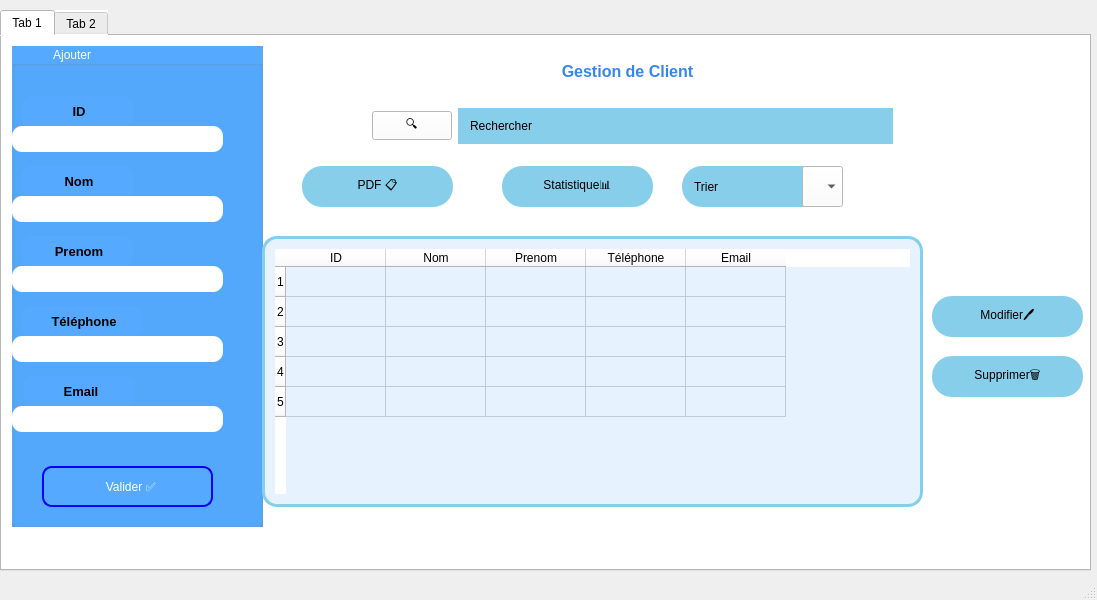
<?xml version="1.0" encoding="UTF-8"?>
<ui version="4.0">
 <class>MainWindow</class>
 <widget class="QMainWindow" name="MainWindow">
  <property name="geometry">
   <rect>
    <x>0</x>
    <y>0</y>
    <width>1097</width>
    <height>600</height>
   </rect>
  </property>
  <property name="windowTitle">
   <string>MainWindow</string>
  </property>
  <widget class="QWidget" name="centralwidget">
   <widget class="QTabWidget" name="tabWidget">
    <property name="geometry">
     <rect>
      <x>0</x>
      <y>10</y>
      <width>1091</width>
      <height>561</height>
     </rect>
    </property>
    <property name="styleSheet">
     <string notr="true">background-color: rgb(255, 255, 255);</string>
    </property>
    <widget class="QWidget" name="tab_3">
     <attribute name="title">
      <string>Tab 1</string>
     </attribute>
     <widget class="QGroupBox" name="groupBox">
      <property name="geometry">
       <rect>
        <x>10</x>
        <y>10</y>
        <width>251</width>
        <height>481</height>
       </rect>
      </property>
      <property name="styleSheet">
       <string notr="true">background-color: rgb(85, 170, 255);
font: 12pt &quot;Segoe UI&quot;;
color: rgb(255, 255, 255);
 background: qlineargradient( spread:pad,  x1:0, y1:0,   x2:1, y2:1, 
        stop:0 #87CEFA,  
        stop:1 #4682B4  
    );
</string>
      </property>
      <property name="title">
       <string>            Ajouter</string>
      </property>
      <widget class="QLabel" name="label_2">
       <property name="geometry">
        <rect>
         <x>10</x>
         <y>120</y>
         <width>111</width>
         <height>31</height>
        </rect>
       </property>
       <property name="styleSheet">
        <string notr="true">color: rgb(0, 0, 0);
border-radius: 10px;
border: 2px ;
padding: 5px;
background-color: ;</string>
       </property>
       <property name="text">
        <string>&lt;html&gt;&lt;head/&gt;&lt;body&gt;&lt;p align=&quot;center&quot;&gt;&lt;span style=&quot; font-size:10pt; font-weight:700;&quot;&gt;Nom&lt;/span&gt;&lt;/p&gt;&lt;/body&gt;&lt;/html&gt;</string>
       </property>
      </widget>
      <widget class="QLineEdit" name="lineEdit_2">
       <property name="geometry">
        <rect>
         <x>0</x>
         <y>150</y>
         <width>211</width>
         <height>26</height>
        </rect>
       </property>
       <property name="styleSheet">
        <string notr="true">background-color: rgb(255, 255, 255);
border-radius: 10px;
border: 2px ;
padding: 5px;
background-color: ;</string>
       </property>
      </widget>
      <widget class="QLabel" name="label_3">
       <property name="geometry">
        <rect>
         <x>10</x>
         <y>190</y>
         <width>111</width>
         <height>31</height>
        </rect>
       </property>
       <property name="styleSheet">
        <string notr="true">color: rgb(0, 0, 0);
border-radius: 10px;
border: 2px ;
padding: 5px;
background-color: ;</string>
       </property>
       <property name="text">
        <string>&lt;html&gt;&lt;head/&gt;&lt;body&gt;&lt;p align=&quot;center&quot;&gt;&lt;span style=&quot; font-size:10pt; font-weight:700;&quot;&gt;Prenom&lt;/span&gt;&lt;/p&gt;&lt;/body&gt;&lt;/html&gt;</string>
       </property>
      </widget>
      <widget class="QLabel" name="label_4">
       <property name="geometry">
        <rect>
         <x>10</x>
         <y>260</y>
         <width>121</width>
         <height>31</height>
        </rect>
       </property>
       <property name="styleSheet">
        <string notr="true">border-radius: 10px;
border: 2px ;
padding: 5px;
background-color: ;</string>
       </property>
       <property name="text">
        <string>&lt;html&gt;&lt;head/&gt;&lt;body&gt;&lt;p align=&quot;center&quot;&gt;&lt;span style=&quot; font-size:10pt; font-weight:700; color:#000000;&quot;&gt;Téléphone&lt;/span&gt;&lt;/p&gt;&lt;/body&gt;&lt;/html&gt;</string>
       </property>
      </widget>
      <widget class="QLabel" name="label_5">
       <property name="geometry">
        <rect>
         <x>12</x>
         <y>330</y>
         <width>111</width>
         <height>31</height>
        </rect>
       </property>
       <property name="styleSheet">
        <string notr="true">border-radius: 10px;
border: 2px ;
padding: 5px;
background-color: ;</string>
       </property>
       <property name="text">
        <string>&lt;html&gt;&lt;head/&gt;&lt;body&gt;&lt;p align=&quot;center&quot;&gt;&lt;span style=&quot; font-size:10pt; font-weight:700; color:#000000;&quot;&gt;Email&lt;/span&gt;&lt;/p&gt;&lt;/body&gt;&lt;/html&gt;</string>
       </property>
      </widget>
      <widget class="QLabel" name="label_6">
       <property name="geometry">
        <rect>
         <x>10</x>
         <y>50</y>
         <width>111</width>
         <height>31</height>
        </rect>
       </property>
       <property name="styleSheet">
        <string notr="true">color: rgb(0, 0, 0);
border-radius: 10px;
border: 2px ;
padding: 5px;
background-color: ;</string>
       </property>
       <property name="text">
        <string>&lt;html&gt;&lt;head/&gt;&lt;body&gt;&lt;p align=&quot;center&quot;&gt;&lt;span style=&quot; font-size:10pt; font-weight:700;&quot;&gt;ID&lt;/span&gt;&lt;/p&gt;&lt;/body&gt;&lt;/html&gt;</string>
       </property>
      </widget>
      <widget class="QLineEdit" name="lineEdit_6">
       <property name="geometry">
        <rect>
         <x>0</x>
         <y>80</y>
         <width>211</width>
         <height>26</height>
        </rect>
       </property>
       <property name="styleSheet">
        <string notr="true">background-color: rgb(255, 255, 255);
border-radius: 10px;
border: 2px ;
padding: 5px;
background-color: ;</string>
       </property>
      </widget>
      <widget class="QLineEdit" name="lineEdit_3">
       <property name="geometry">
        <rect>
         <x>0</x>
         <y>220</y>
         <width>211</width>
         <height>26</height>
        </rect>
       </property>
       <property name="styleSheet">
        <string notr="true">background-color: rgb(255, 255, 255);
border-radius: 10px;
border: 2px ;
padding: 5px;
background-color: ;</string>
       </property>
      </widget>
      <widget class="QLineEdit" name="lineEdit_4">
       <property name="geometry">
        <rect>
         <x>0</x>
         <y>290</y>
         <width>211</width>
         <height>26</height>
        </rect>
       </property>
       <property name="styleSheet">
        <string notr="true">background-color: rgb(255, 255, 255);
border-radius: 10px;
border: 2px ;
padding: 5px;
background-color: ;</string>
       </property>
      </widget>
      <widget class="QLineEdit" name="lineEdit_5">
       <property name="geometry">
        <rect>
         <x>0</x>
         <y>360</y>
         <width>211</width>
         <height>26</height>
        </rect>
       </property>
       <property name="styleSheet">
        <string notr="true">background-color: rgb(255, 255, 255);
border-radius: 10px;
border: 2px ;
padding: 5px;
background-color: ;</string>
       </property>
      </widget>
      <widget class="QPushButton" name="pushButton">
       <property name="geometry">
        <rect>
         <x>30</x>
         <y>420</y>
         <width>171</width>
         <height>41</height>
        </rect>
       </property>
       <property name="styleSheet">
        <string notr="true">border-radius: 10px;
font: 600 10pt &quot;Segoe UI&quot;;
font: 600 11pt &quot;Segoe UI&quot;;
border: 2px solid blue;
padding: 5px;
background-color: ;

✅
</string>
       </property>
       <property name="text">
        <string>  Valider ✅</string>
       </property>
      </widget>
     </widget>
     <widget class="QPushButton" name="pushButton_3">
      <property name="geometry">
       <rect>
        <x>300</x>
        <y>130</y>
        <width>151</width>
        <height>41</height>
       </rect>
      </property>
      <property name="styleSheet">
       <string notr="true">border-radius: 10px;
font: 9pt &quot;Segoe UI&quot;;
font: 10pt &quot;Segoe UI&quot;;
font: 11pt &quot;Segoe UI&quot;;
background-color: #87CEEB;
    color: black;
    border-radius: 20px;
    padding: 10px;
    font-size: 12px;;</string>
      </property>
      <property name="text">
       <string>PDF 📋</string>
      </property>
     </widget>
     <widget class="QPushButton" name="pushButton_4">
      <property name="geometry">
       <rect>
        <x>500</x>
        <y>130</y>
        <width>151</width>
        <height>41</height>
       </rect>
      </property>
      <property name="styleSheet">
       <string notr="true">border-radius: 10px;
font: 10pt &quot;Segoe UI&quot;;
background-color: #87CEEB;
    color: black;
    border-radius: 20px;
    padding: 10px;
    font-size: 12px;</string>
      </property>
      <property name="text">
       <string>Statistique📊</string>
      </property>
     </widget>
     <widget class="QPushButton" name="pushButton_6">
      <property name="geometry">
       <rect>
        <x>930</x>
        <y>260</y>
        <width>151</width>
        <height>41</height>
       </rect>
      </property>
      <property name="styleSheet">
       <string notr="true">border-radius: 10px;
font: 10pt &quot;Segoe UI&quot;;
background-color: #87CEEB;
    color: black;
    border-radius: 20px;
    padding: 10px;
    font-size: 12px;</string>
      </property>
      <property name="text">
       <string>Modifier🖊️</string>
      </property>
     </widget>
     <widget class="QPushButton" name="pushButton_7">
      <property name="geometry">
       <rect>
        <x>930</x>
        <y>320</y>
        <width>151</width>
        <height>41</height>
       </rect>
      </property>
      <property name="styleSheet">
       <string notr="true">border-radius: 10px;
font: 10pt &quot;Segoe UI&quot;;
background-color: #87CEEB;
    color: black;
    border-radius: 20px;
    padding: 10px;
    font-size: 12px;</string>
      </property>
      <property name="text">
       <string>Supprimer🗑️</string>
      </property>
     </widget>
     <widget class="QLineEdit" name="lineEdit_7">
      <property name="geometry">
       <rect>
        <x>680</x>
        <y>130</y>
        <width>161</width>
        <height>41</height>
       </rect>
      </property>
      <property name="styleSheet">
       <string notr="true">border-radius: 10px;
font: 10pt &quot;Segoe UI&quot;;
background-color: #87CEEB;
    color: black;
    border-radius: 20px;
    padding: 10px;
    font-size: 12px;</string>
      </property>
      <property name="text">
       <string>Trier</string>
      </property>
     </widget>
     <widget class="QComboBox" name="comboBox">
      <property name="geometry">
       <rect>
        <x>800</x>
        <y>130</y>
        <width>41</width>
        <height>41</height>
       </rect>
      </property>
     </widget>
     <widget class="QTableWidget" name="tableWidget">
      <property name="geometry">
       <rect>
        <x>260</x>
        <y>200</y>
        <width>661</width>
        <height>271</height>
       </rect>
      </property>
      <property name="styleSheet">
       <string notr="true"> 
QTableWidget {
    border-radius: 15px;
    border: 3px solid #87CEEB;
    padding: 10px;
    background-color: #E6F3FF;
}

QTableWidget::item {
    color: black;
    font-size: 14px;
}
</string>
      </property>
      <row/>
      <row/>
      <row/>
      <row/>
      <row/>
      <column>
       <property name="text">
        <string>ID</string>
       </property>
      </column>
      <column>
       <property name="text">
        <string>Nom</string>
       </property>
      </column>
      <column>
       <property name="text">
        <string>Prenom</string>
       </property>
      </column>
      <column>
       <property name="text">
        <string>Téléphone</string>
       </property>
      </column>
      <column>
       <property name="text">
        <string>Email</string>
       </property>
      </column>
     </widget>
     <widget class="QLabel" name="label">
      <property name="geometry">
       <rect>
        <x>430</x>
        <y>20</y>
        <width>391</width>
        <height>31</height>
       </rect>
      </property>
      <property name="text">
       <string>&lt;html&gt;&lt;head/&gt;&lt;body&gt;&lt;p align=&quot;center&quot;&gt;&lt;span style=&quot; font-size:12pt; font-weight:700; color:#3686ef;&quot;&gt;Gestion de Client&lt;/span&gt;&lt;/p&gt;&lt;/body&gt;&lt;/html&gt;</string>
      </property>
     </widget>
     <widget class="QWidget" name="">
      <property name="geometry">
       <rect>
        <x>370</x>
        <y>70</y>
        <width>521</width>
        <height>40</height>
       </rect>
      </property>
      <layout class="QHBoxLayout" name="horizontalLayout">
       <item>
        <widget class="QPushButton" name="pushButton_2">
         <property name="text">
          <string>🔍</string>
         </property>
        </widget>
       </item>
       <item>
        <widget class="QLineEdit" name="lineEdit">
         <property name="styleSheet">
          <string notr="true">background-color: #87CEEB;
    color: black;
    border-radius: 20px;
    padding: 10px;
    font-size: 12px;
</string>
         </property>
         <property name="text">
          <string>Rechercher</string>
         </property>
        </widget>
       </item>
      </layout>
     </widget>
    </widget>
    <widget class="QWidget" name="tab_4">
     <attribute name="title">
      <string>Tab 2</string>
     </attribute>
    </widget>
   </widget>
  </widget>
  <widget class="QMenuBar" name="menubar">
   <property name="geometry">
    <rect>
     <x>0</x>
     <y>0</y>
     <width>1097</width>
     <height>26</height>
    </rect>
   </property>
  </widget>
  <widget class="QStatusBar" name="statusbar"/>
 </widget>
 <resources/>
 <connections/>
</ui>
